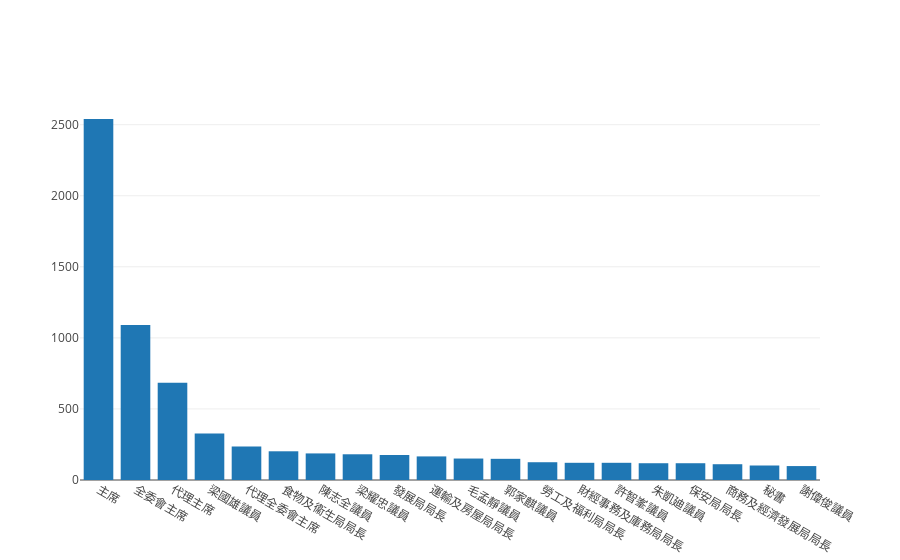

The code cell stored with this chart in its notebook:
### Code cell
iplot(bar_data)

### Figure 1 — Plotly figure (JSON) as saved in the notebook; plotly's stock layout.template omitted (floating-point values rounded to 4 significant figures)
{"data": [{"type": "bar", "x": ["主席", "全委會主席", "代理主席", "梁國雄議員", "代理全委會主席", "食物及衞生局局長", "陳志全議員", "梁耀忠議員", "發展局局長", "運輸及房屋局局長", "毛孟靜議員", "郭家麒議員", "勞工及福利局局長", "財經事務及庫務局局長", "許智峯議員", "朱凱廸議員", "保安局局長", "商務及經濟發展局局長", "秘書", "謝偉俊議員"], "y": [2540, 1090, 684, 327, 236, 202, 187, 181, 176, 166, 151, 149, 125, 121, 121, 118, 118, 111, 102, 98]}], "layout": {}}
